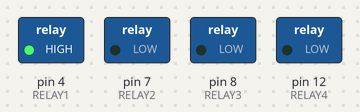
The sketch below on a simulated Arduino Uno, built with avr-gcc and run on an emulated ATmega328P. Shown: switched loads named in the sketch (green lamp = pin HIGH).

Above: at 0.2 s.
At 2.0 s:
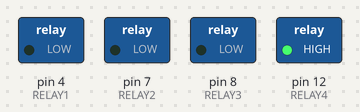
At 2.4 s:
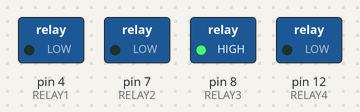
At 3.7 s:
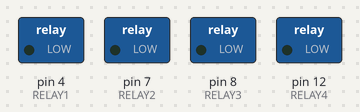
At 5.85 s:
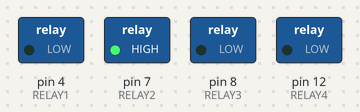
Timing chart, 0 to 6.2 s (numbered marks = the images above):
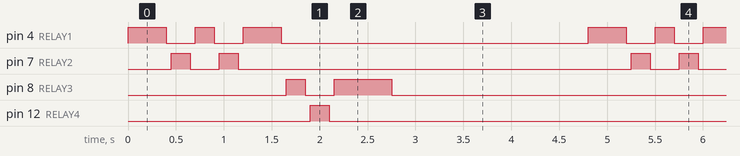

Measured:
- by itself, pin 4 (RELAY1): repeats every 4.8 s: LOW 0.30 s, HIGH 0.20 s, LOW 0.30 s, HIGH 0.40 s, LOW 3.2 s, HIGH 0.40 s
- by itself, pin 7 (RELAY2): repeats every 4.8 s: LOW 0.30 s, HIGH 0.20 s, LOW 4.1 s, HIGH 0.20 s
- by itself, pin 8 (RELAY3): repeats every 4.8 s: LOW 0.30 s, HIGH 0.60 s, LOW 3.7 s, HIGH 0.20 s
- by itself, pin 12 (RELAY4): alternates HIGH for 0.20 s and LOW for 4.6 s

The sketch:

musica.ino
```cpp
#define RELAY1 4
#define RELAY2 7
#define RELAY3 8
#define RELAY4 12

// Duración de las notas (ms)
#define NOTE_SHORT 200
#define NOTE_MEDIUM 400
#define NOTE_LONG 600

void setup() {
  pinMode(RELAY1, OUTPUT);
  pinMode(RELAY2, OUTPUT);
  pinMode(RELAY3, OUTPUT);
  pinMode(RELAY4, OUTPUT);
  allOff();
}

void loop() {
  playFurElise();  // Reproduce la melodía
  delay(2000);      // Pausa entre repeticiones
}

// Melodía simplificada de "Für Elise"
void playFurElise() {
  // Primera parte: E-D#-E-D#-E-B-D-C-A
  playNote(RELAY1, NOTE_MEDIUM);  // Nota E (Relé 1)
  playNote(RELAY2, NOTE_SHORT);   // Nota D# (Relé 2)
  playNote(RELAY1, NOTE_SHORT);   // E
  playNote(RELAY2, NOTE_SHORT);   // D#
  playNote(RELAY1, NOTE_MEDIUM);  // E
  playNote(RELAY3, NOTE_SHORT);   // B (Relé 3)
  playNote(RELAY4, NOTE_SHORT);   // D (Relé 4)
  playNote(RELAY3, NOTE_LONG);    // C (Relé 3)
}

void playNote(int relay, int duration) {
  digitalWrite(relay, HIGH);
  delay(duration);
  digitalWrite(relay, LOW);
  delay(50);  // Pequeña pausa entre notas
}

void allOff() {
  digitalWrite(RELAY1, LOW);
  digitalWrite(RELAY2, LOW);
  digitalWrite(RELAY3, LOW);
  digitalWrite(RELAY4, LOW);
}
```
